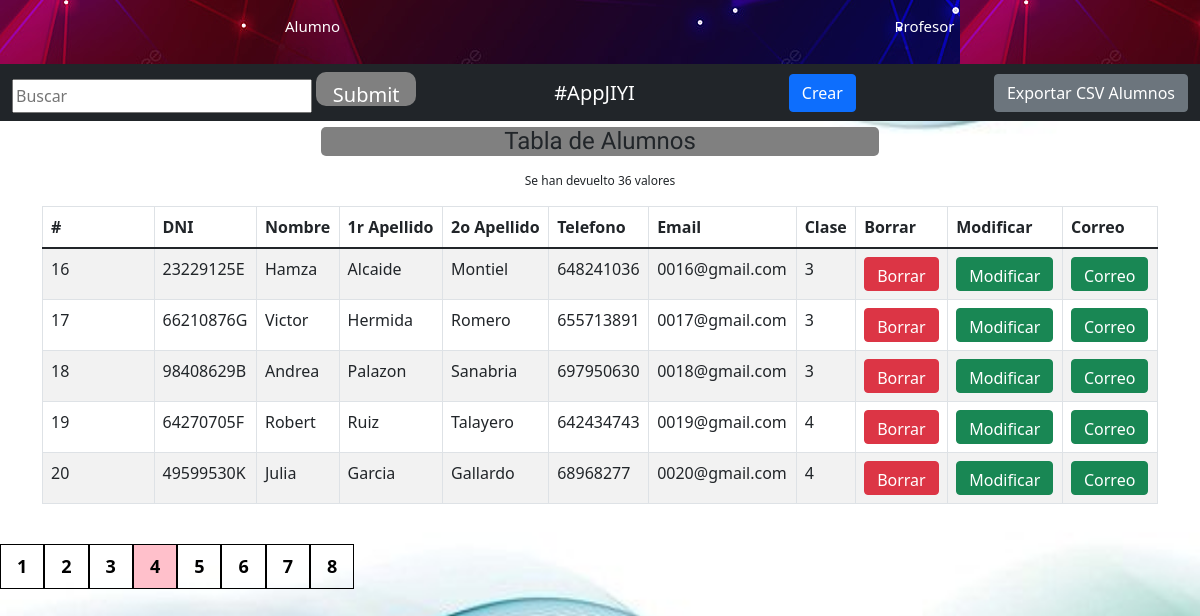
Page /tabla.php?page=4 on the committed database.
### tables this page shows
CREATE TABLE IF NOT EXISTS tbl_alumne(
	id_alumne int(10) NOT NULL AUTO_INCREMENT,
	dni_alu varchar(9)NULL,
	nom_alu varchar(20) NOT NULL,
	cognom1_alu varchar(20)NULL,
	cognom2_alu varchar(20)NULL,
	telf_alu varchar(9)NULL,
	email_alu varchar(50)NULL,
	classe int(5) NOT NULL,
	constraint pk_alumne PRIMARY KEY (id_alumne)
);

### tabla.php (the view, shortened to what this page needs)
<!DOCTYPE html>
<html lang="en">
    <head>
        <link href="https://cdn.jsdelivr.net/npm/bootstrap@5.1.3/dist/css/bootstrap.min.css" rel="stylesheet">
        <link href="https://cdn.jsdelivr.net/npm/bootstrap@5.0.2/dist/css/bootstrap.min.css" rel="stylesheet">
        <link rel="stylesheet" href="./css/styles.css">
    </head>
    <body id="fondoBD">
        <div id="contSelector">
            <div id="selector" class="row">
                <a href="#" id="tabla_1" class="column-2">Alumno</a>
                <a href="#" id="tabla_2" class="column-2">Profesor</a>
            </div>
        </div>
        <div id="section_1">
            <section id="menuNavegacion">
                <nav class="navbar navbar-dark bg-dark">
                    <div class="container-fluid">
                        <form enctype="multipart/form-data" action="tabla.php?id=busqueda" method="post">
                <input type="text" class="color" id="buscar" name="buscar" placeholder="Buscar" style="width: 300px;">
                <input type="submit" class="boton btn-success btn-lg" name="mostrar" style="width: 100px;">
            </form>
                        <a class="navbar-brand" id="tituloMenu">#AppJIYI</a>
                        <a href="./cambios/crearUsuario.html" class="btn btn-primary" role="button" aira-disabled="true">Crear</a>
                        <div id="exportar_1">
                            <a href="./CSV/exportarAlumnosCSV.php"  class="btn btn-secondary" role="button" aria-disabled="true" id="botonExportar">Exportar CSV Alumnos</a>
                        </div>
                    </div>
                </nav>
            </section>
            <div class="base">
                <?php
                require_once "conexion.php";
                $sql = "SELECT * FROM tbl_alumne";
                $lista = mysqli_query($con,$sql);
                $contar = mysqli_num_rows($lista);
                $per_page_record = 5;
                if (isset($_GET["page"])) {
                    $page  = $_GET["page"];
                }
                else {
                    $page=1;
                }
                $start_from = ($page-1) * $per_page_record;
                $query = "SELECT * FROM tbl_alumne LIMIT $start_from, $per_page_record";
                $rs_result = mysqli_query ($con, $query);
                ?>
                <div class="container">
                    <div class="conTexto">
                        <h1 class="texto">Tabla de Alumnos</h1>
                        <p>
                            <?php
                                echo "<p class='textoPequeño'>Se han devuelto $contar valores</p>";
                            ?>
                        </p>
                    </div>
                    <table class="table table-striped table-condensed table-bordered">
                        <thead>
                            <tr>
                                <th width="10%">#</th>
                                <th>DNI</th>
                                <th>Nombre</th>
                                <th>1r Apellido</th>
                                <th>2o Apellido</th>
                                <th>Telefono</th>
                                <th>Email</th>
                                <th>Clase</th>
                                <th>Borrar</th>
                                <th>Modificar</th>
                                <th>Correo</th>
                            </tr>
                        </thead>
                        <tbody>
                        <?php
                        while ($row = mysqli_fetch_array($rs_result)) {
                        ?>
                        <tr>
                            <td><?php echo $row["id_alumne"]; ?></td>
                            <td><?php echo $row["dni_alu"]; ?></td>
                            <td><?php echo $row["nom_alu"]; ?></td>
                            <td><?php echo $row["cognom1_alu"]; ?></td>
                            <td><?php echo $row["cognom2_alu"]; ?></td>
                            <td><?php echo $row["telf_alu"]; ?></td>
                            <td><?php echo $row["email_alu"]; ?></td>
                            <td><?php echo $row["classe"]; ?></td>
                            <td><button class="btn btn-danger" onClick="window.location.href='./cambios/borrarUsuario.php?id=<?php echo $row['id_alumne']; ?>';" >Borrar</button></td>
                            <td><button class="btn btn-success" onClick="window.location.href='./cambios/modificarUsuarioAlumno.php?id=<?php echo $row['id_alumne']; ?>';" >Modificar</button></td>
                            <td><button class="btn btn-success" onClick="window.location.href='./cambios/correoalu.php?id=<?php echo $row['id_alumne']; ?>';" >Correo</button></td>
                        </tr>
                    <?php
                        };
                    ?>
                    </tbody>
                    </table>
                </div>
                <div class="pagination">
                    <?php
                        $query = "SELECT COUNT(*) FROM tbl_alumne";
                        $rs_result = mysqli_query($con, $query);
                        $row = mysqli_fetch_row($rs_result);
                        $total_records = $row[0];
                        $total_pages = ceil($total_records / $per_page_record);
                        $pagLink = "";
                        for ($i=1; $i<=$total_pages; $i++) {
                            if ($i == $page) {
                                $pagLink .= "<a class = 'active' href='tabla.php?page="
                                                                .$i."'>".$i." </a>";
                            }
                            else  {
                                $pagLink .= "<a href='tabla.php?page=".$i."'>
                                                                ".$i." </a>";
                            }
                        };
                        echo $pagLink;
                    ?>
                </div>
            </div>
        </div>
    </body>
</html>

### css/styles.css (style rules this page uses)
* { box-sizing: border-box; }
.row::after { content: ""; clear: both; display: table; }
p { border-radius: 5px; }
a { text-decoration: none; text-align: center; color: white; font-size: 1.25vw; }
.column-2 { width: 50%; padding-left: 4%; }
#tituloMenu { color: white; }
.boton { width: 75%; border-radius: 10px; margin-left: auto; margin-right: auto; border: none; background-color: grey; }
.base { padding-top: 0.50%; }
#contSelector { margin-left: auto; margin-right: auto; text-align: center; height: 8vh; background-image: url(../img/imagenFondo.jpg); }
#selector { padding-top: 15px; }
#fondoBD { background-image: url(../img/fondoBBDD.jpg); background-size: cover; background-position: center; background-repeat: no-repeat; height: 95vh; width: 100%; }
table { border-collapse: collapse; }
input, button { height: 34px; }
.pagination { display: inline-block; margin-left: auto; margin-right: auto; }
.pagination a { font-weight: bold; font-size: 18px; color: black; float: left; padding: 8px 16px; text-decoration: none; border: 1px solid black; }
.pagination a.active { background-color: pink; }
.conTexto { text-align: center; width: 50%; margin-left: auto; margin-right: auto; }
.texto { text-align: center; font-family: 'Ubuntu Condensed', sans-serif; background-color: gray; border-radius: 5px; font-size: 2vw; }
.textoPequeño { font-size: 1vw; }
h1 { font-size: 3vw; }

### rows in the picture
tbl_alumne: id_alumne "16", dni_alu "23229125E", nom_alu "Hamza", cognom1_alu "Alcaide", cognom2_alu "Montiel", telf_alu "648241036", email_alu "0016@gmail.com", classe "3"
tbl_alumne: id_alumne "17", dni_alu "66210876G", nom_alu "Victor", cognom1_alu "Hermida", cognom2_alu "Romero", telf_alu "655713891", email_alu "0017@gmail.com", classe "3"
tbl_alumne: id_alumne "18", dni_alu "98408629B", nom_alu "Andrea", cognom1_alu "Palazon", cognom2_alu "Sanabria", telf_alu "697950630", email_alu "0018@gmail.com", classe "3"
tbl_alumne: id_alumne "19", dni_alu "64270705F", nom_alu "Robert", cognom1_alu "Ruiz", cognom2_alu "Talayero", telf_alu "642434743", email_alu "0019@gmail.com", classe "4"
tbl_alumne: id_alumne "20", dni_alu "49599530K", nom_alu "Julia", cognom1_alu "Garcia", cognom2_alu "Gallardo", telf_alu "68968277", email_alu "0020@gmail.com", classe "4"

### other values in the picture
$contar "36"
